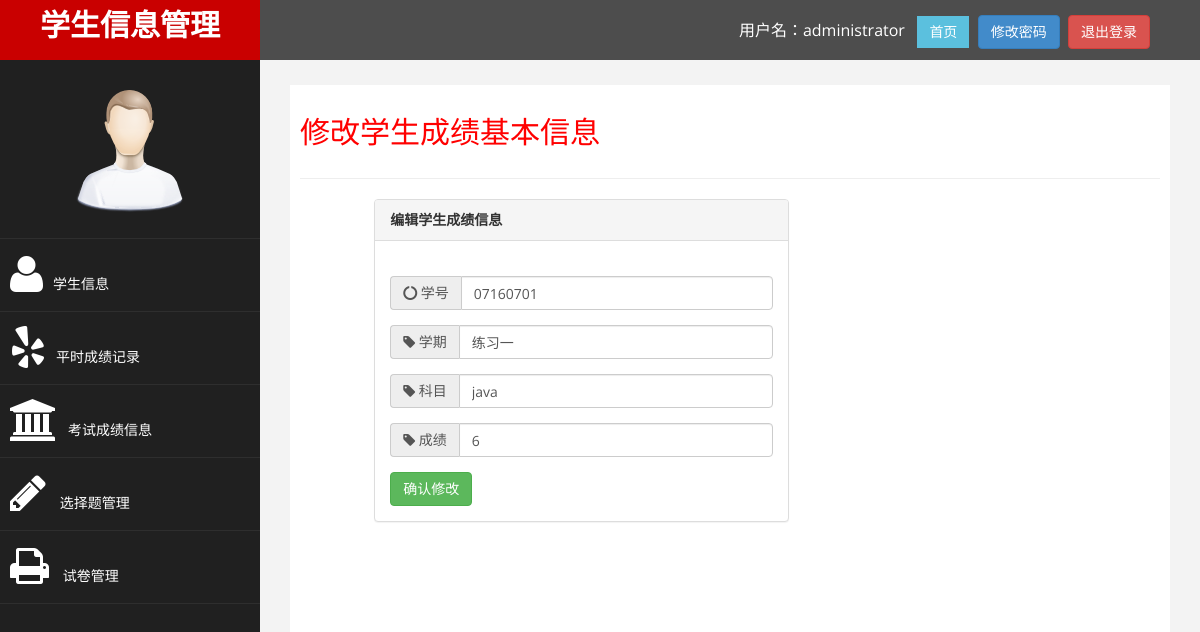
The page /admin/editscore.php?id=20 (signed in) on the database its author committed.
### tables this page shows
CREATE TABLE IF NOT EXISTS `score` (
  `id` int(10) unsigned NOT NULL AUTO_INCREMENT,
  `studentId` varchar(8) NOT NULL,
  `test_name` varchar(50) NOT NULL,
  `subject` varchar(50) NOT NULL,
  `paper_id` int(10) unsigned NOT NULL COMMENT '试卷id',
  `mark` int(11) NOT NULL,
  PRIMARY KEY (`id`),
  KEY `index3_student_id` (`studentId`),
  KEY `index4_paper_id` (`paper_id`)
);

### admin/editscore.php (the view, shortened to what this page needs)
<?php require_once 'base.php';?>
<?php
$id = $_REQUEST ['id'];
$query = "select * from score where id=$id";
$result = mysql_query ( $query );
$row = mysql_fetch_array ( $result );
?>
<div id="page-wrapper">
	<div id="page-inner">
		<div class="row">
			<div class="col-md-12">
				<h2>修改学生成绩基本信息</h2>
			</div>
		</div>
		<hr />
		<div class="row">
			<div class="col-md-6 col-md-offset-1">
				<div class="panel panel-default">
					<div class="panel-heading">
						<strong> 编辑学生成绩信息 </strong>
					</div>
					<div class="panel-body">
						<form role="form" action="editdoscore.php" method='post'>
							<br /> <input type='hidden' name='id' value='<?=$row ['id']?>' />
							<div class="form-group input-group">
								<span class="input-group-addon"><i class="fa fa-circle-o-notch">
										学号</i></span> <input type="text" class="form-control"
									placeholder="学号 " name='studentId'
									value="<?=$row ['studentId']?>" />
							</div>
							<div class="form-group input-group">
								<span class="input-group-addon"><i class="fa fa-tag"> 学期</i></span>
								<input type="text" class="form-control" placeholder=" 学期"
									name='test_name' value="<?=$row ['test_name']?>" />
							</div>
							<div class="form-group input-group">
								<span class="input-group-addon"><i class="fa fa-tag"> 科目</i></span>
								<input type="text" class="form-control" placeholder="科目"
									name='subject' value="<?=$row ['subject']?>" />
							</div>
							<div class="form-group input-group">
								<span class="input-group-addon"><i class="fa fa-tag"> 成绩</i></span>
								<input type="text" class="form-control" placeholder="成绩"
									name='mark' value="<?=$row ['mark']?>" />
							</div>
							<input type='submit' class="btn btn-success" value='确认修改' />
						</form>
					</div>
				</div>
			</div>
		</div>
	</div>
</div>
</body>
</html>

### assets/css/custom.css (style rules this page uses)
body { font-family: 'Open Sans', sans-serif; }
#page-wrapper { padding: 15px 15px; min-height: 600px; background:#F3F3F3; }
#page-inner { width:100%; margin:10px 20px 10px 0px; background-color:#fff!important; padding:10px; min-height:1200px; }
h2 { color: #f00; }
@media (min-width:768px) { #page-wrapper { margin: 0 0 0 260px; padding: 15px 30px; min-height: 1200px; } }

### rows shown on the page
score: studentId "07160701", test_name "练习一", subject "java", mark "6"

### other values the page prints
$userName "administrator"
